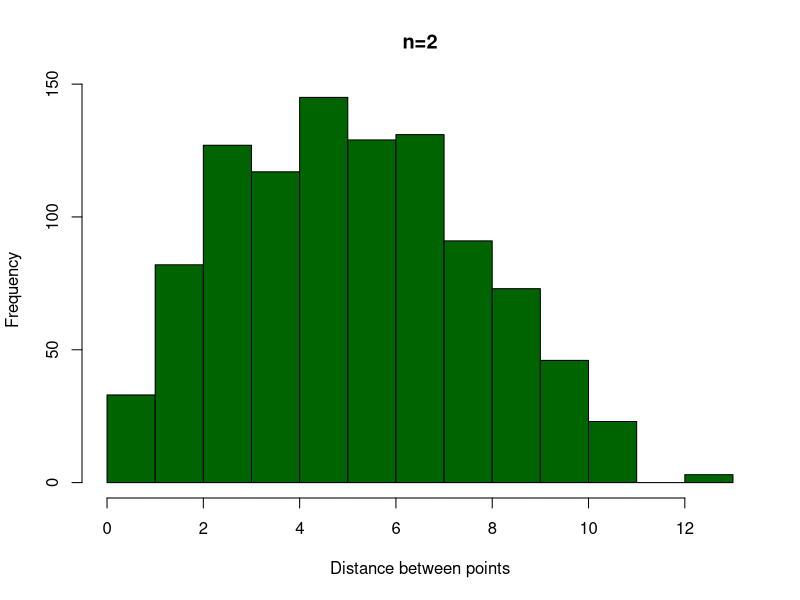
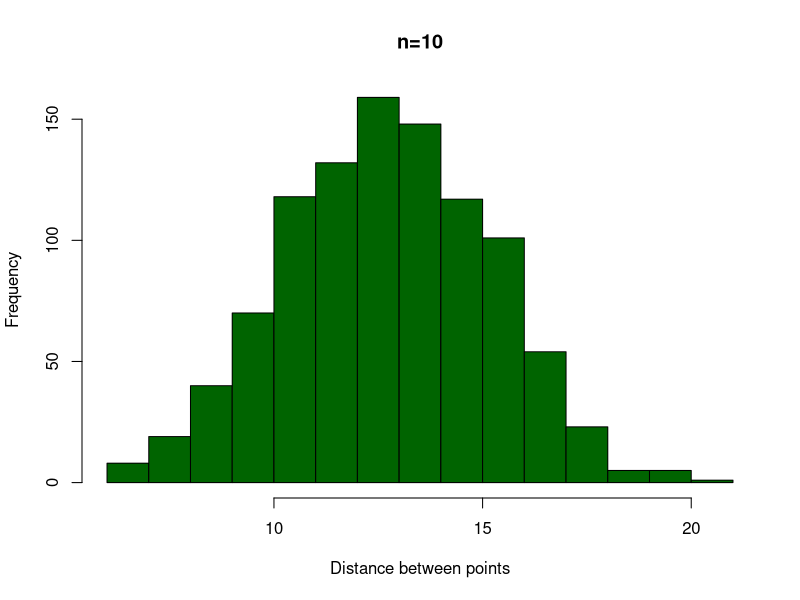
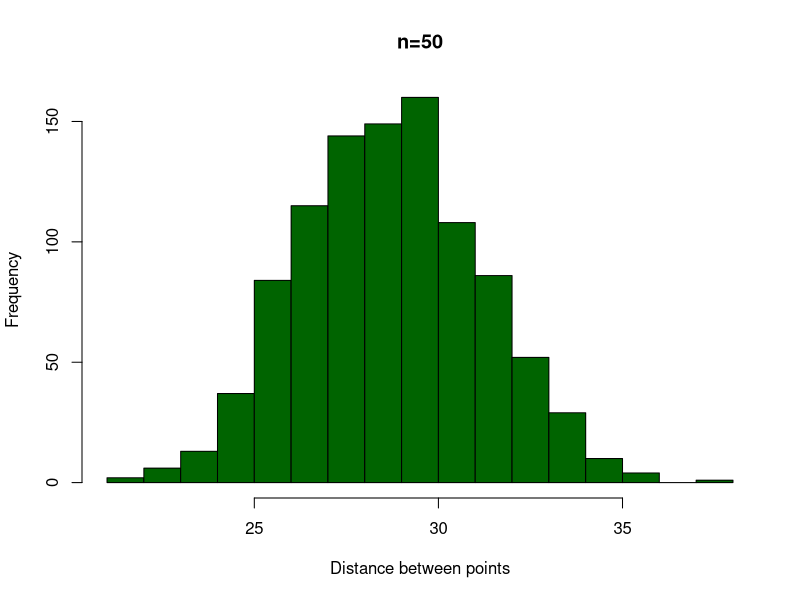
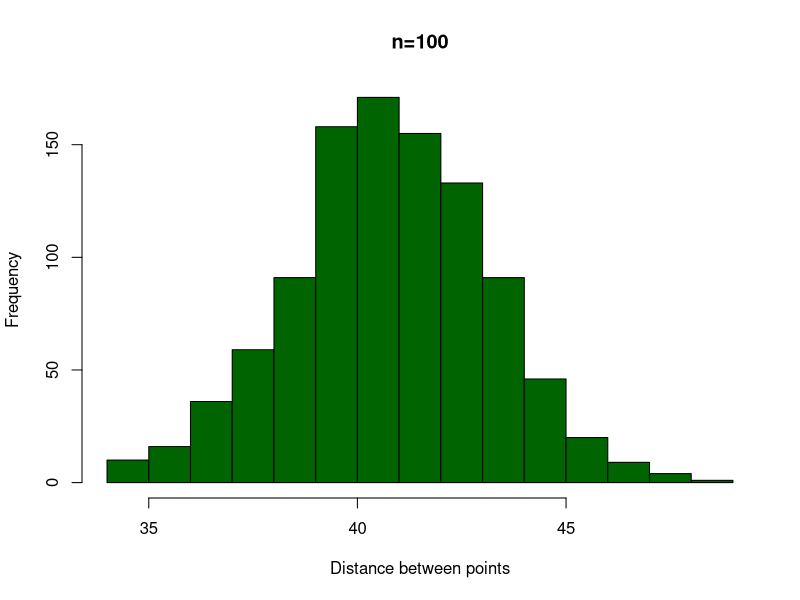
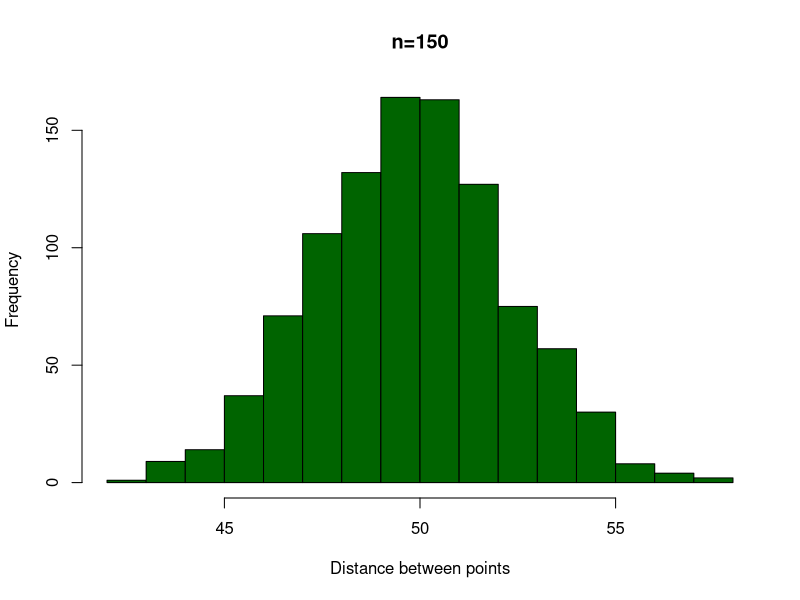
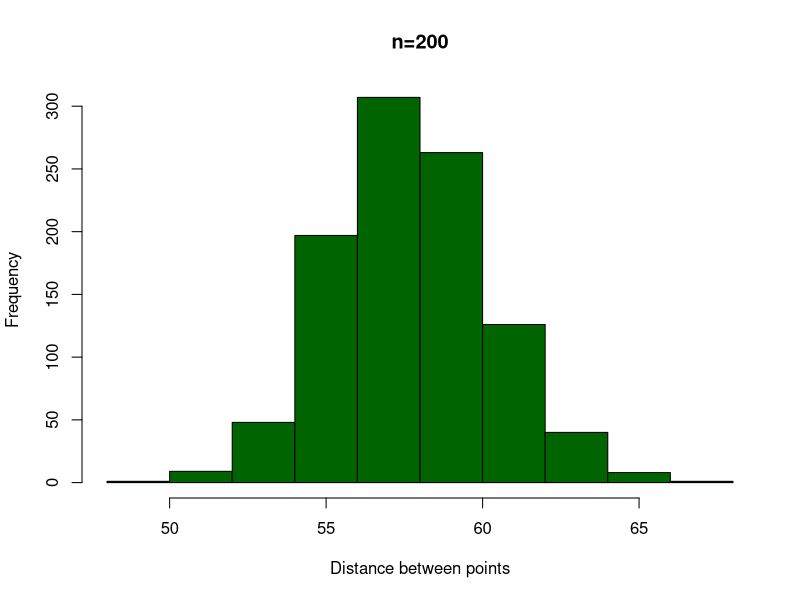
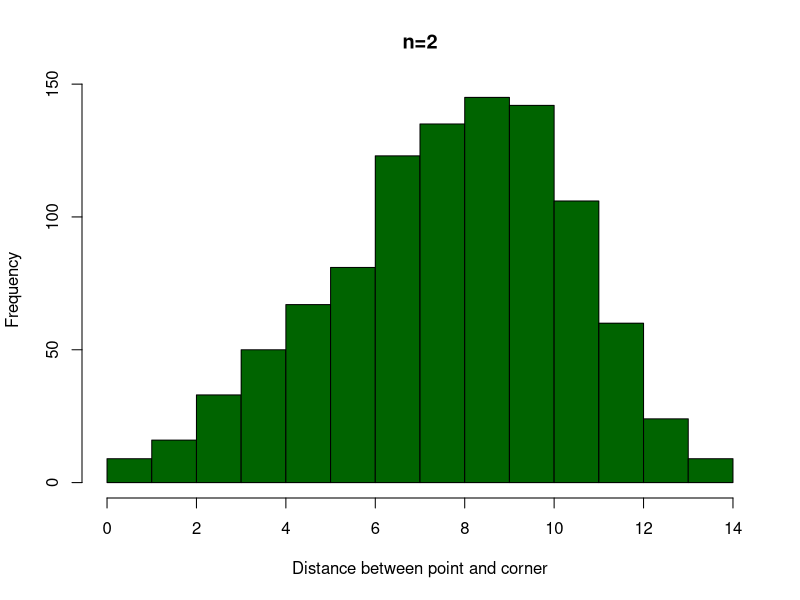
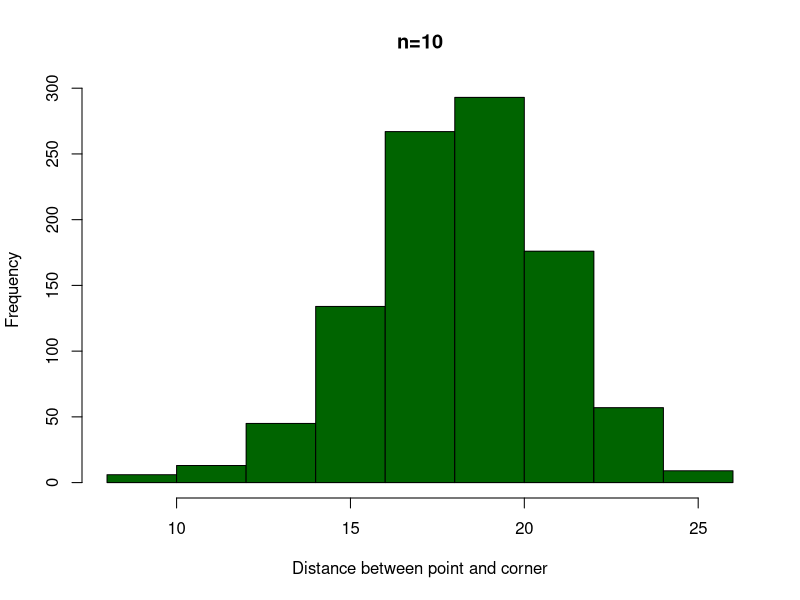

These charts were generated, in order, by the following R code:
side_lenght_hypercube <- 10
number_of_points_to_generate <-1000
maximum_dimension <- 200
minimum_dimension <- 2
corner_of_hypercube = NA


parameters_beetwen_points = matrix(NA, nrow = 200, ncol = 3)
parameters_beetwen_point_and_corner = matrix(NA, nrow = 200, ncol = 3)

colnames(parameters_beetwen_points) <- c('Dimension', 'Variance', 'Expected Value')
colnames(parameters_beetwen_point_and_corner) <- c('Dimension', 'Variance', 'Expected Value')

all_distances_beetwen_points = list()
all_distances_beetwen_point_and_corner = list()

for(current_dimension in minimum_dimension:maximum_dimension)
{
  corner_of_hypercube = rep(side_lenght_hypercube, current_dimension)
  randomly_selected_points <- matrix(NA,2 * number_of_points_to_generate, current_dimension)
  distances_beetwen_points <- matrix(NA, number_of_points_to_generate, 1)
  distances_beetwen_point_and_corner <- matrix(NA, number_of_points_to_generate, 1)
  
  row_number <- 0
  for (i in 1:number_of_points_to_generate){
    coordinates_1 <- runif(current_dimension, 0.0, side_lenght_hypercube)
    randomly_selected_points[row_number,] <- coordinates_1
    row_number <- row_number + 1
    
    distances_beetwen_point_and_corner[i,] <- dist(rbind(coordinates_1, corner_of_hypercube))
    
    coordinates_2 <- runif(current_dimension, 0.0, side_lenght_hypercube)
    randomly_selected_points[row_number,] <- coordinates_2
    row_number <- row_number + 1
    
    distances_beetwen_points[i,] <- dist(rbind(coordinates_1, coordinates_2))
  }
  
  variance <- var(distances_beetwen_points)
  expected_value <- weighted.mean(distances_beetwen_points, rep(0.001, 1000))
  parameters_beetwen_points[current_dimension, ] <- c(current_dimension, variance, expected_value)
  all_distances_beetwen_points[[current_dimension]] <- distances_beetwen_points
  
  variance_point_corner <- var(distances_beetwen_point_and_corner)
  expected_value_point_corner <- weighted.mean(distances_beetwen_point_and_corner, rep(0.001, 1000))
  parameters_beetwen_point_and_corner[current_dimension, ] <- c(current_dimension, variance_point_corner, expected_value_point_corner)
  all_distances_beetwen_point_and_corner[[current_dimension]] <-distances_beetwen_point_and_corner
  
  remove(randomly_selected_points)
  remove(distances_beetwen_points)
  remove(distances_beetwen_point_and_corner)
}

dimensions =c(2,10,50,100,150,200)
#Drawing for hypercube distances between points

for(dimension in dimensions){
  png(file = paste(toString(dimension),"_point_to_point.png",sep="") )
  hist(as.vector(all_distances_beetwen_points[dimension][[1]]), main = paste("n=",toString(dimension),sep=""),xlab = "Distance between points", col="darkgreen")
  dev.off()
}

#Drawing for hypercube distances between point and fixed corner
for(dimension in dimensions){
  png(file = paste(toString(dimension),"_point_to_corner.png",sep="")) 
  hist(as.vector(all_distances_beetwen_point_and_corner[dimension][[1]]), main = paste("n=",toString(dimension),sep=""),xlab = "Distance between point and corner", col="darkgreen")
  dev.off()
}

